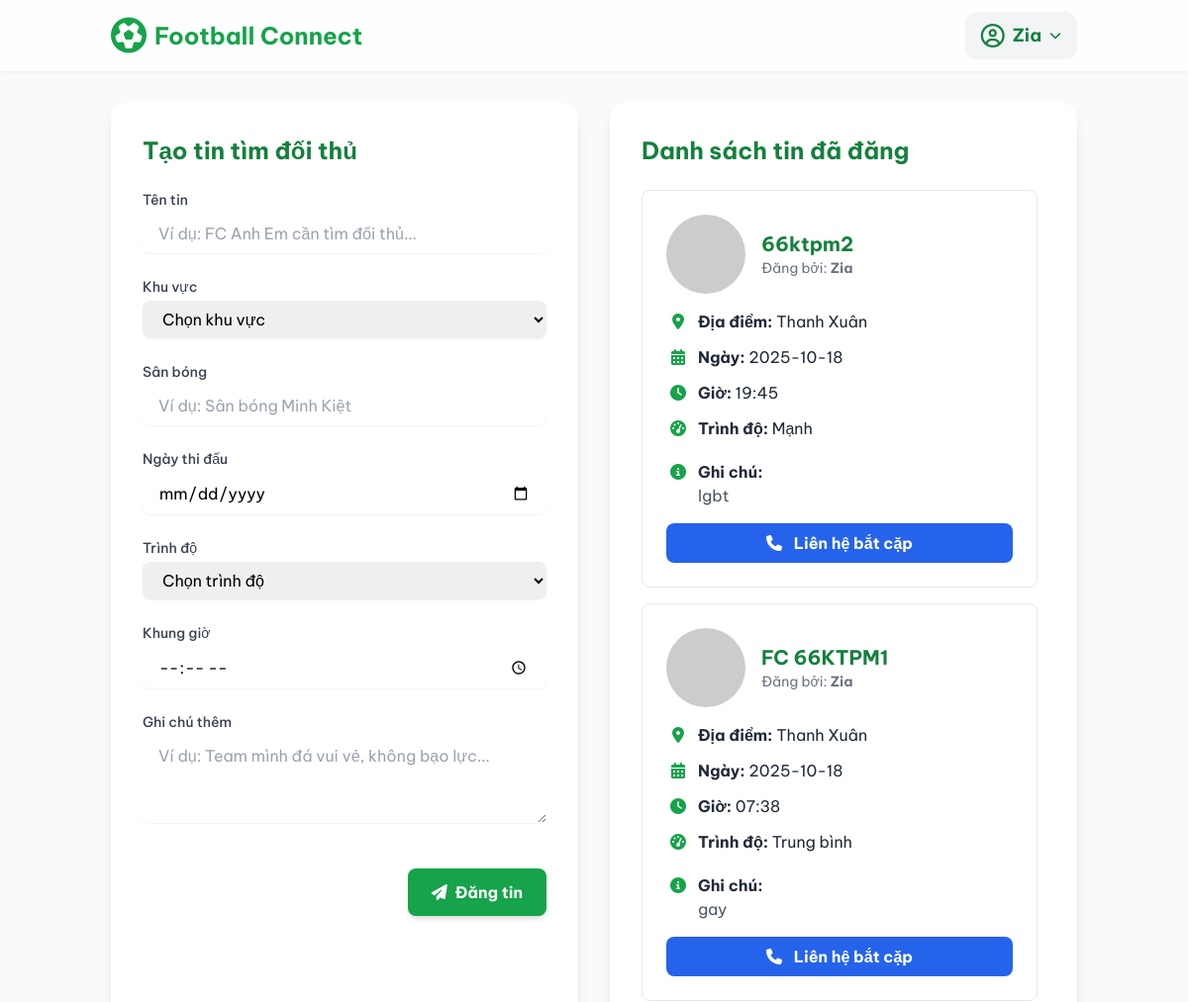
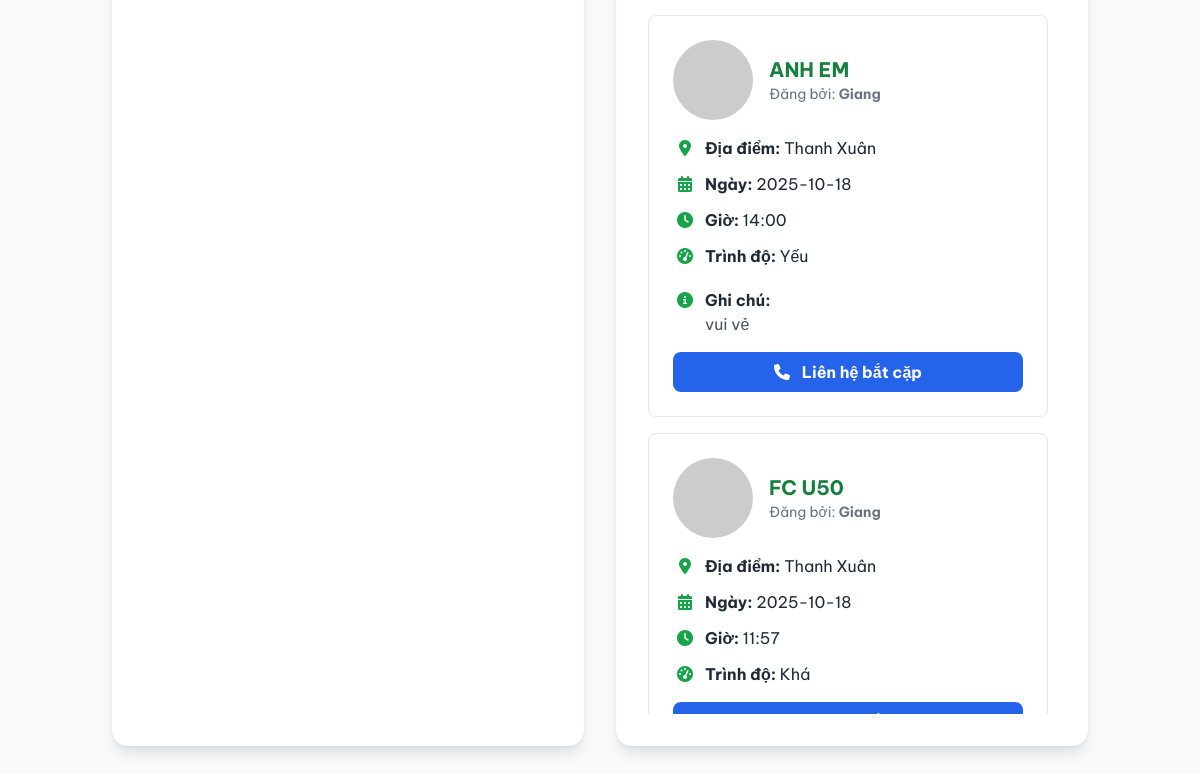
Screenshot of /find_opponent (signed in) with the database file from the repository (2 pictures, top to bottom).
### app.py (models this page shows, shortened)
class User(UserMixin, db.Model):
    id = db.Column(db.Integer, primary_key=True)
    username = db.Column(db.String(100), unique=True, nullable=False)
    password = db.Column(db.String(100), nullable=False)
    email = db.Column(db.String(120), unique=True, nullable=False)
    phone = db.Column(db.String(20))
    posts = db.relationship('Post', backref='author', lazy=True)

class Post(db.Model):
    id = db.Column(db.Integer, primary_key=True)
    title = db.Column(db.String(200), nullable=False)
    location = db.Column(db.String(200), nullable=False)
    match_date = db.Column(db.String(50), nullable=False)
    skill_level = db.Column(db.String(50), nullable=False)
    time_frame = db.Column(db.String(50), nullable=False)
    notes = db.Column(db.Text, nullable=True)
    user_id = db.Column(db.Integer, db.ForeignKey('user.id'), nullable=False)
    username = db.Column(db.String(100), nullable=False)

### app.py (the view, shortened to what this page needs)
@app.route('/find_opponent', methods=['GET', 'POST'])
@login_required
def find_opponent():
    posts = Post.query.order_by(Post.id.desc()).all()
    return render_template('find_opponent.html', posts=posts)

### app.py (called while the page is built)
@login_manager.user_loader
def load_user(user_id):
    return User.query.get(int(user_id))

### templates/find_opponent.html (shortened to what this page needs)
<!DOCTYPE html>
<html lang="vi">
<head>
    <script src="https://cdn.tailwindcss.com"></script>
    <link rel="stylesheet" href="https://cdnjs.cloudflare.com/ajax/libs/font-awesome/6.4.2/css/all.min.css">
</head>
<body class="bg-gray-50">
    <nav class="bg-white/80 backdrop-blur-md shadow-sm sticky top-0 z-50">
        <div class="container mx-auto px-6 py-3 flex justify-between items-center">
            <a href="{{ url_for('home') }}" class="flex items-center font-bold text-2xl text-green-600">
                <i class="fa-solid fa-futbol text-green-600 text-4xl mr-2"></i>
                <span>Football Connect</span>
            </a>
            <div class="flex items-center space-x-3">
                {% if current_user.is_authenticated %}
                <div class="relative">
                    <button id="user-menu-button" class="flex items-center bg-gray-100 rounded-xl px-4 py-2 space-x-2 text-left hover:bg-gray-200 focus:outline-none transition">
                        <i class="fa-regular fa-user-circle text-green-700 text-2xl"></i>
                        <span class="font-bold text-green-700 text-lg">{{ current_user.username }}</span>
                        <i class="fa-solid fa-chevron-down text-green-700 text-xs ml-2"></i>
                    </button>
                </div>
                {% endif %}
            </div>
        </div>
    </nav>
    <main class="container mx-auto px-6 py-8">
        <div class="grid grid-cols-1 lg:grid-cols-2 gap-8">
            <div class="bg-white p-8 rounded-2xl shadow-lg">
                <h1 class="text-2xl font-bold text-green-700 mb-6">Tạo tin tìm đối thủ</h1>
                <form id="post-form" action="{{ url_for('find_opponent') }}" method="POST" class="space-y-6">
                    <div>
                        <label for="title" class="block text-sm font-medium text-gray-700 mb-1">Tên tin</label>
                        <input type="text" id="title" name="title" class="w-full border-gray-300 rounded-lg shadow-sm focus:border-green-500 focus:ring-green-500 px-4 py-2" placeholder="Ví dụ: FC Anh Em cần tìm đối thủ..." required>
                    </div>
                    <div>
                        <label for="location" class="block text-sm font-medium text-gray-700 mb-1">Khu vực</label>
                        <select id="location" name="location" class="w-full border-gray-300 rounded-lg shadow-sm focus:border-green-500 focus:ring-green-500 px-4 py-2" required>
                            <option value="" disabled selected>Chọn khu vực</option>
                        </select>
                    </div>
                    <div>
                        <label for="pitch" class="block text-sm font-medium text-gray-700 mb-1">Sân bóng</label>
                        <input type="text" id="pitch" name="pitch" class="w-full border-gray-300 rounded-lg shadow-sm focus:border-green-500 focus:ring-green-500 px-4 py-2" placeholder="Ví dụ: Sân bóng Minh Kiệt" required>
                    </div>
                    <div>
                        <label for="match_date" class="block text-sm font-medium text-gray-700 mb-1">Ngày thi đấu</label>
                        <input type="date" id="match_date" name="match_date" class="w-full border-gray-300 rounded-lg shadow-sm focus:border-green-500 focus:ring-green-500 px-4 py-2" required>
                    </div>
                    <div>
                        <label for="skill_level" class="block text-sm font-medium text-gray-700 mb-1">Trình độ</label>
                        <select id="skill_level" name="skill_level" class="w-full border-gray-300 rounded-lg shadow-sm focus:border-green-500 focus:ring-green-500 px-4 py-2" required>
                            <option value="" disabled selected>Chọn trình độ</option>
                        </select>
                    </div>
                    <div>
                        <label for="time_frame" class="block text-sm font-medium text-gray-700 mb-1">Khung giờ</label>
                        <input type="time" id="time_frame" name="time_frame" class="w-full border-gray-300 rounded-lg shadow-sm focus:border-green-500 focus:ring-green-500 px-4 py-2" required>
                    </div>
                    <div>
                        <label for="notes" class="block text-sm font-medium text-gray-700 mb-1">Ghi chú thêm</label>
                        <textarea id="notes" name="notes" rows="3" class="w-full border-gray-300 rounded-lg shadow-sm focus:border-green-500 focus:ring-green-500 px-4 py-2" placeholder="Ví dụ: Team mình đá vui vẻ, không bạo lực..."></textarea>
                    </div>
                    <div class="flex justify-end items-center pt-4">
                        <button type="submit" class="bg-green-600 hover:bg-green-700 text-white font-bold py-3 px-6 rounded-lg shadow-md transition duration-300 ease-in-out flex items-center space-x-2">
                            <i class="fa-solid fa-paper-plane"></i>
                            <span>Đăng tin</span>
                        </button>
                    </div>
                </form>
            </div>
            <div id="posts-container" class="bg-white p-8 rounded-2xl shadow-lg">
                <h2 class="text-2xl font-bold text-green-700 mb-6">Danh sách tin đã đăng</h2>
                <div id="posts-list" class="space-y-4 max-h-[75vh] overflow-y-auto pr-2">
                    {% if posts %}
                        {% for post in posts %}
                        <div class="border border-gray-200 rounded-lg p-6 space-y-4">
                            <div class="flex items-center space-x-4 mb-4">
                                <img src="https://ui-avatars.com/api/?name={{ post.username[0] }}&background=random&color=fff&rounded=true&size=56" alt="Team Logo" class="rounded-full">
                                <div>
                                    <h3 class="text-xl font-bold text-green-700">{{ post.title }}</h3>
                                    <p class="text-sm text-gray-500">Đăng bởi: <strong>{{ post.username }}</strong></p>
                                </div>
                            </div>
                            <div class="space-y-3 text-gray-800">
                                <p><i class="fa-solid fa-location-dot w-6 text-center mr-2 text-green-600"></i><strong>Địa điểm:</strong> {{ post.location }}</p>
                                <p><i class="fa-solid fa-calendar-days w-6 text-center mr-2 text-green-600"></i><strong>Ngày:</strong> {{ post.match_date }}</p>
                                <p><i class="fa-solid fa-clock w-6 text-center mr-2 text-green-600"></i><strong>Giờ:</strong> {{ post.time_frame }}</p>
                                <p><i class="fa-solid fa-gauge-high w-6 text-center mr-2 text-green-600"></i><strong>Trình độ:</strong> {{ post.skill_level }}</p>
                                {% if post.notes %}
                                <div class="pt-2">
                                    <i class="fa-solid fa-circle-info w-6 text-center mr-2 text-green-600"></i><strong>Ghi chú:</strong>
                                    <p class="pl-8 text-gray-600">{{ post.notes }}</p>
                                </div>
                                {% endif %}
                            </div>
                            <div class="mt-6 text-center">
                                 <button class="bg-blue-600 text-white font-bold py-2 px-6 rounded-lg hover:bg-blue-700 transition w-full">
                                    <i class="fa-solid fa-phone mr-2"></i> Liên hệ bắt cặp
                                </button>
                            </div>
                        </div>
                        {% endfor %}
                    {% else %}
                    <div id="no-posts-placeholder" class="text-center text-gray-500 py-10">
                        <p>Chưa có tin nào được đăng.</p>
                        <p class="text-sm mt-1">Hãy điền thông tin và nhấn "Đăng tin".</p>
                    </div>
                    {% endif %}
                </div>
            </div>
        </div>
    </main>
</body>
</html>

### templates/find_opponent.html (style rules this page uses)
body { font-family: 'Be Vietnam Pro', sans-serif; }

### rows the page displays
User: username "Zia"
Post: title "66ktpm2", username "Zia", location "Thanh Xuân", match_date "2025-10-18", time_frame "19:45", skill_level "Mạnh", notes "lgbt"
Post: title "FC 66KTPM1", username "Zia", location "Thanh Xuân", match_date "2025-10-18", time_frame "07:38", skill_level "Trung bình", notes "gay"
Post: title "ANH EM", username "Giang", location "Thanh Xuân", match_date "2025-10-18", time_frame "14:00", skill_level "Yếu", notes "vui vẻ"
Post: title "FC U50", username "Giang", location "Thanh Xuân", match_date "2025-10-18", time_frame "11:57", skill_level "Khá"
